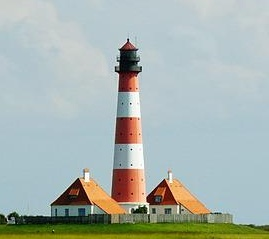
#> input picture Visao_Computacional/Iniciando_Opencv/Recortes/Farol.jpg, 269 x 239 px, found by its file name
$ python Utilizando_Imagens.py
#> lines starting #> are read from the running program, lines starting #| are printed output that depends on the picture
import cv2

img = cv2.imread(r'C:\Users\thiag\Desktop\Deep_Learning_Projects\Iniciando_Opencv\Midias\farol.jpg') #LER IMAGEM
#> img is the input picture: shape (239, 269, 3); mean B, G, R 174.4, 179.7, 168.1
imgCinza = cv2.cvtColor(img, cv2.COLOR_RGB2GRAY)
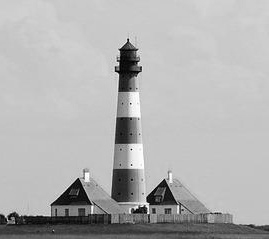
#> imgCinza: shape (239, 269); min 0, max 255, mean 176.8
print(img.shape) #MOSTRA O TAMANHO DA IMAGEM
#| (239, 269, 3)
print(imgCinza) #MOSTRA OS CODIGOS DOS PIXELS
#> (printed output is left out)
cv2.imshow('imagem', img) #MOSTRAR IMAGEM
cv2.imshow('Imagem Cinza', imgCinza)
cv2.waitKey(0) #MANTER IMAGEM ABERTA

$ run again, with Visao_Computacional/Iniciando_Opencv/Recortes/img01.jpg copied over Visao_Computacional/Iniciando_Opencv/Recortes/Farol.jpg
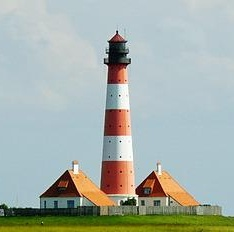
#> input picture Visao_Computacional/Iniciando_Opencv/Recortes/img01.jpg, 234 x 232 px, found by its file name
#> img is the input picture: shape (232, 234, 3); mean B, G, R 170, 176.8, 166.3
#> `imgCinza = cv2.cvtColor(img, cv2.COLOR_RGB2GRAY)`:
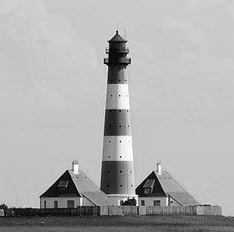
#> imgCinza: shape (232, 234); min 0, max 255, mean 173.5
#| (232, 234, 3)
#> (printed output is left out)
